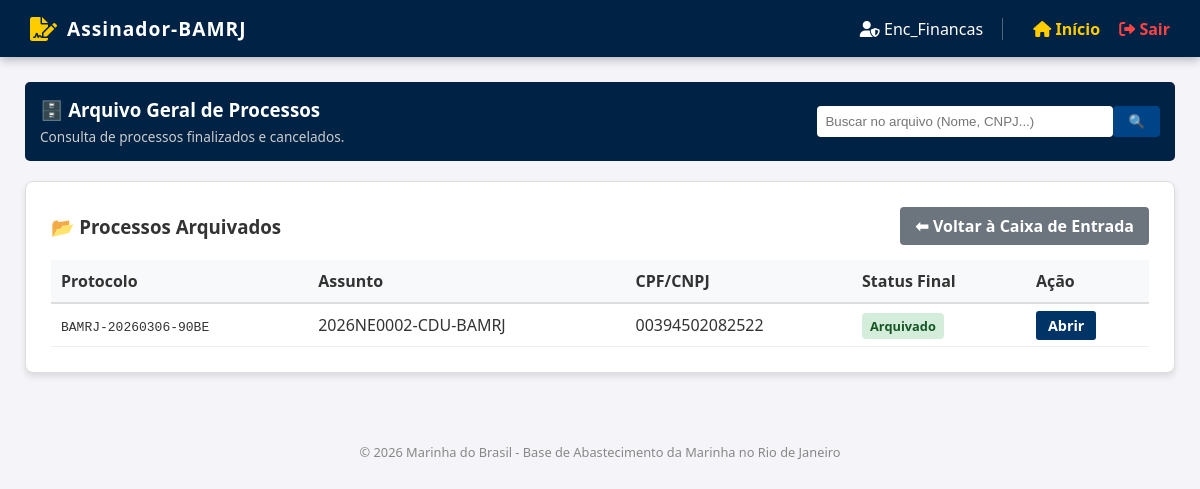
The app's page /arquivo (signed in) with its own data.
### app/models.py (models this page shows)
class Document(db.Model):
    __tablename__ = 'documents'
    id = db.Column(db.Integer, primary_key=True)
    protocol = db.Column(db.String(32), unique=True, nullable=False)
    name = db.Column(db.String(128), nullable=False)
    cpf_cnpj = db.Column(db.String(20), nullable=True)
    status = db.Column(db.String(64), default='Caixa de Entrada - Enc. Finanças') # ATUALIZADO
    is_priority = db.Column(db.Boolean, default=False)
    current_observation = db.Column(db.Text, nullable=True)
    uploader_name = db.Column(db.String(64))
    created_at = db.Column(db.DateTime, default=datetime.utcnow)
    files = db.relationship('DocumentFile', backref='document', lazy=True, cascade="all, delete-orphan")
    events = db.relationship('Event', backref='document', lazy=True, cascade="all, delete-orphan")

### app/routes.py (the view)
@main.route('/arquivo')
def arquivo():
    if 'user_id' not in session: return redirect(url_for('main.login'))
    role = session.get('role')
    search_query = request.args.get('q', '')
    query = Document.query.filter(Document.status.in_(['Arquivado', 'Cancelado']))
    if search_query:
        query = query.filter(
            (Document.name.ilike(f'%{search_query}%')) |
            (Document.protocol.ilike(f'%{search_query}%')) |
            (Document.cpf_cnpj.ilike(f'%{search_query}%'))
        )
    documents = query.order_by(Document.created_at.desc()).all()
    return render_template('arquivo.html', documents=documents, role=role)

### app/templates/arquivo.html (shortened to what this page needs)
{% extends 'base.html' %}
{% block content %}
<div style="display: flex; justify-content: space-between; align-items: center; margin-bottom: 20px; background: #002244; color: white; padding: 15px; border-radius: 5px;">
    <div>
        <h3 style="margin: 0;">🗄️ Arquivo Geral de Processos</h3>
        <p style="margin: 5px 0 0 0; font-size: 0.85em; color: #ccc;">Consulta de processos finalizados e cancelados.</p>
    </div>
    <form action="{{ url_for('main.arquivo') }}" method="GET" style="display: flex;">
        <input type="text" name="q" placeholder="Buscar no arquivo (Nome, CNPJ...)" style="padding: 8px; border: none; width: 280px;">
        <button type="submit" style="padding: 8px 15px; background: #004488; color: white; border: none;">🔍</button>
    </form>
</div>
<div class="card">
    <div style="display: flex; justify-content: space-between; align-items: center; margin-bottom: 15px;">
        <h3 style="margin: 0;">📂 Processos Arquivados</h3>
        <a href="{{ url_for('main.index') }}" style="background: #6c757d; color: white; padding: 8px 15px; text-decoration: none; border-radius: 4px; font-weight: bold;">⬅ Voltar à Caixa de Entrada</a>
    </div>
    <table style="width: 100%; border-collapse: collapse;">
        <tr style="background: #f8f9fa; border-bottom: 2px solid #ddd; text-align: left;">
            <th style="padding: 10px;">Protocolo</th>
            <th style="padding: 10px;">Assunto</th>
            <th style="padding: 10px;">CPF/CNPJ</th>
            <th style="padding: 10px;">Status Final</th>
            <th style="padding: 10px;">Ação</th>
        </tr>
        {% for doc in documents %}
        <tr style="border-bottom: 1px solid #eee;">
            <td style="padding: 10px;"><code>{{ doc.protocol }}</code></td>
            <td style="padding: 10px;">{{ doc.name }}</td>
            <td style="padding: 10px;">{{ doc.cpf_cnpj or '-' }}</td>
            <td style="padding: 10px;">
                <span style="font-size: 0.8em; padding: 4px 8px; border-radius: 4px; font-weight: bold;
                    {% if doc.status == 'Arquivado' %} background: #d4edda; color: #155724;
                    {% else %} background: #f8d7da; color: #721c24; {% endif %}">
                    {{ doc.status }}
                </span>
            </td>
            <td style="padding: 10px;">
                <a href="{{ url_for('main.view_process', doc_id=doc.id) }}" style="background: #003366; color: white; padding: 5px 12px; text-decoration: none; border-radius: 3px; font-weight: bold; font-size: 0.9em;">Abrir</a>
            </td>
        </tr>
        {% endfor %}
    </table>
</div>
{% endblock %}

### app/templates/base.html (style rules this page uses)
:root { --navy: #002244; --gold: #ffcc00; --light-gray: #f4f4f9; }
body { font-family: 'Segoe UI', Tahoma, Geneva, Verdana, sans-serif; margin: 0; padding: 0; background-color: var(--light-gray); color: #333; }
.card { background: white; padding: 25px; border-radius: 8px; box-shadow: 0 4px 6px rgba(0,0,0,0.1); margin-bottom: 25px; border: 1px solid #ddd; }
button, .btn { border-radius: 4px; transition: filter 0.2s; }
input, select, textarea { border: 1px solid #ccc; border-radius: 4px; padding: 8px; }

### records on screen
Document: protocol "BAMRJ-20260306-90BE", name "2026NE0002-CDU-BAMRJ", cpf_cnpj "00394502082522", status "Arquivado"

### other values on screen
{{ session.get('role') }} "Enc_Financas"
